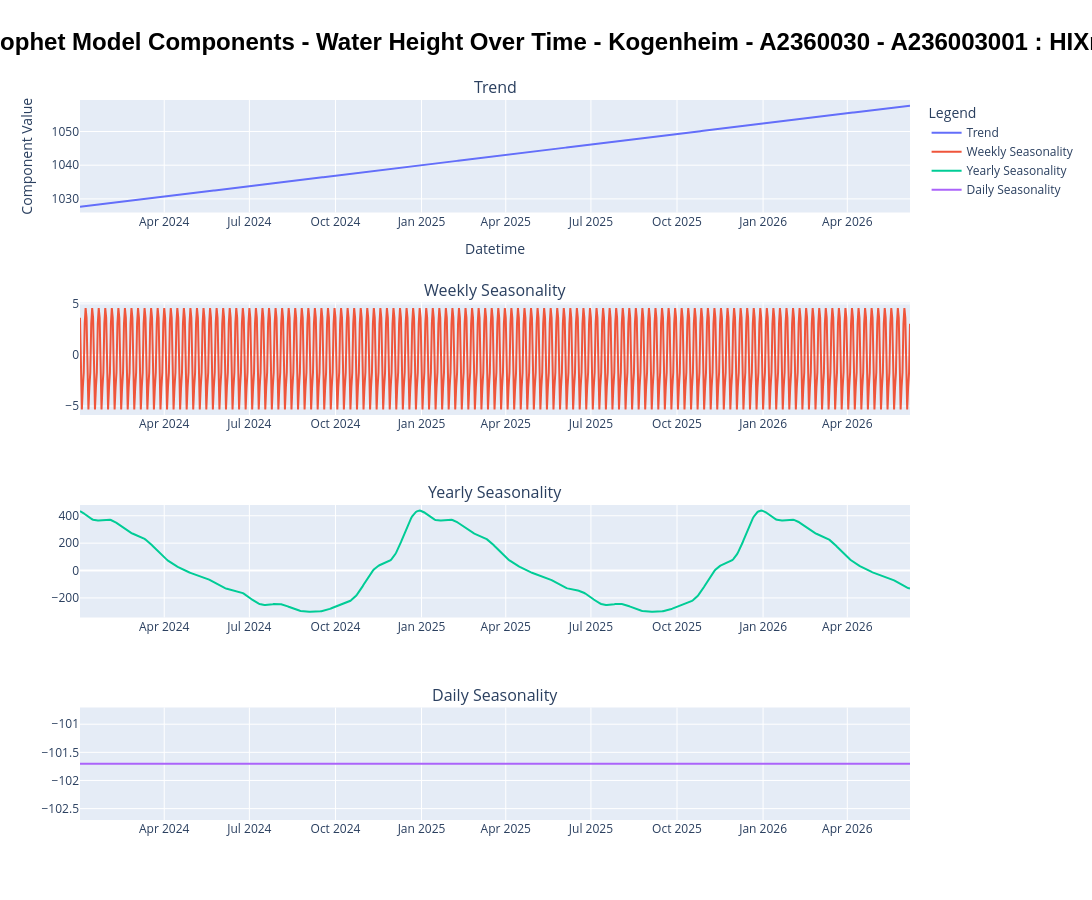

Write notebook code for a chart like this one.
### Code cell
# Plot the components of the model using plotly
fig4 = make_subplots(rows=4, cols=1, subplot_titles=["Trend", "Weekly Seasonality", "Yearly Seasonality", "Daily Seasonality"])
fig4.add_trace(go.Scatter(x=test_fcst["ds"], y=test_fcst["trend"], mode="lines", name="Trend"), row=1, col=1)
fig4.add_trace(go.Scatter(x=test_fcst["ds"], y=test_fcst["weekly"], mode="lines", name="Weekly Seasonality"), row=2, col=1)
fig4.add_trace(go.Scatter(x=test_fcst["ds"], y=test_fcst["yearly"], mode="lines", name="Yearly Seasonality"), row=3, col=1)
fig4.add_trace(go.Scatter(x=test_fcst["ds"], y=test_fcst["daily"], mode="lines", name="Daily Seasonality"), row=4, col=1)
# Customize the layout of the figure
fig4.update_layout(title=f"Prophet Model Components - Water Height Over Time - {TITLE_POSTFIX_NAME}",
                title_x=0.5,
                    title_font=dict(size=24, color="black", family="Arial", weight="bold"),
                    xaxis_title="Datetime", 
                    yaxis_title="Component Value",
                    legend_title="Legend",
                #   showlegend=True,
                #   legend=dict(x=0.01, y=0.99, bgcolor="rgba(255, 255, 255, 0.5)", bordercolor="black", borderwidth=1),
                    height=900, width=1200)
# save the figure as an HTML and png file
fig4.write_html(local_artifact_dir / f"04_prophet_components_plot_{FILE_POSTFIX_NAME}.html")
# fig4.write_image(local_artifact_dir / f"04_prophet_components_plot_{FILE_POSTFIX_NAME}.png")
fig4.show()

### Figure 1 — Plotly figure (JSON) as saved in the notebook; plotly's stock layout.template omitted (floating-point values rounded to 4 significant figures; data arrays with more than 128 entries replaced by an {"elided": "..."} marker saying what was removed)
{"data": [{"mode": "lines", "name": "Trend", "type": "scatter", "x": {"elided": "888 str values"}, "xaxis": "x", "y": {"elided": "888 float values"}, "yaxis": "y"}, {"mode": "lines", "name": "Weekly Seasonality", "type": "scatter", "x": {"elided": "888 str values"}, "xaxis": "x2", "y": {"elided": "888 float values"}, "yaxis": "y2"}, {"mode": "lines", "name": "Yearly Seasonality", "type": "scatter", "x": {"elided": "888 str values"}, "xaxis": "x3", "y": {"elided": "888 float values"}, "yaxis": "y3"}, {"mode": "lines", "name": "Daily Seasonality", "type": "scatter", "x": {"elided": "888 str values"}, "xaxis": "x4", "y": {"elided": "888 float values"}, "yaxis": "y4"}], "layout": {"annotations": [{"font": {"size": 16}, "showarrow": false, "text": "Trend", "x": 0.5, "xanchor": "center", "xref": "paper", "y": 1, "yanchor": "bottom", "yref": "paper"}, {"font": {"size": 16}, "showarrow": false, "text": "Weekly Seasonality", "x": 0.5, "xanchor": "center", "xref": "paper", "y": 0.7188, "yanchor": "bottom", "yref": "paper"}, {"font": {"size": 16}, "showarrow": false, "text": "Yearly Seasonality", "x": 0.5, "xanchor": "center", "xref": "paper", "y": 0.4375, "yanchor": "bottom", "yref": "paper"}, {"font": {"size": 16}, "showarrow": false, "text": "Daily Seasonality", "x": 0.5, "xanchor": "center", "xref": "paper", "y": 0.1562, "yanchor": "bottom", "yref": "paper"}], "height": 900, "legend": {"title": {"text": "Legend"}}, "title": {"font": {"color": "black", "family": "Arial", "size": 24, "weight": "bold"}, "text": "Prophet Model Components - Water Height Over Time - Kogenheim - A2360030 - A236003001 : HIXnJ", "x": 0.5}, "width": 1200, "xaxis": {"anchor": "y", "domain": [0, 1], "title": {"text": "Datetime"}}, "xaxis2": {"anchor": "y2", "domain": [0, 1]}, "xaxis3": {"anchor": "y3", "domain": [0, 1]}, "xaxis4": {"anchor": "y4", "domain": [0, 1]}, "yaxis": {"anchor": "x", "domain": [0.8438, 1], "title": {"text": "Component Value"}}, "yaxis2": {"anchor": "x2", "domain": [0.5625, 0.7188]}, "yaxis3": {"anchor": "x3", "domain": [0.2812, 0.4375]}, "yaxis4": {"anchor": "x4", "domain": [0, 0.1562]}}}
